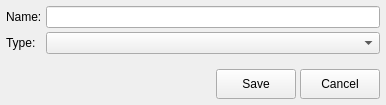
<?xml version="1.0" encoding="UTF-8"?>
<ui version="4.0">
 <class>ContractorEditWidget</class>
 <widget class="QWidget" name="ContractorEditWidget">
  <property name="geometry">
   <rect>
    <x>0</x>
    <y>0</y>
    <width>386</width>
    <height>105</height>
   </rect>
  </property>
  <property name="windowTitle">
   <string>Form</string>
  </property>
  <layout class="QVBoxLayout" name="verticalLayout" stretch="1,0">
   <property name="spacing">
    <number>4</number>
   </property>
   <property name="leftMargin">
    <number>6</number>
   </property>
   <property name="topMargin">
    <number>6</number>
   </property>
   <property name="rightMargin">
    <number>6</number>
   </property>
   <property name="bottomMargin">
    <number>6</number>
   </property>
   <item>
    <layout class="QFormLayout" name="formLayout">
     <property name="fieldGrowthPolicy">
      <enum>QFormLayout::AllNonFixedFieldsGrow</enum>
     </property>
     <item row="0" column="0">
      <widget class="QLabel" name="label">
       <property name="text">
        <string>Name:</string>
       </property>
      </widget>
     </item>
     <item row="0" column="1">
      <widget class="AdvLineEdit" name="edName"/>
     </item>
     <item row="1" column="0">
      <widget class="QLabel" name="label_2">
       <property name="text">
        <string>Type:</string>
       </property>
      </widget>
     </item>
     <item row="1" column="1">
      <widget class="AdvComboBox" name="cmbType"/>
     </item>
    </layout>
   </item>
   <item>
    <layout class="QHBoxLayout" name="horizontalLayout">
     <item>
      <spacer name="horizontalSpacer">
       <property name="orientation">
        <enum>Qt::Horizontal</enum>
       </property>
       <property name="sizeHint" stdset="0">
        <size>
         <width>40</width>
         <height>20</height>
        </size>
       </property>
      </spacer>
     </item>
     <item>
      <widget class="QPushButton" name="btnSave">
       <property name="minimumSize">
        <size>
         <width>0</width>
         <height>30</height>
        </size>
       </property>
       <property name="text">
        <string>Save</string>
       </property>
      </widget>
     </item>
     <item>
      <widget class="QPushButton" name="btnCancel">
       <property name="minimumSize">
        <size>
         <width>0</width>
         <height>30</height>
        </size>
       </property>
       <property name="text">
        <string>Cancel</string>
       </property>
      </widget>
     </item>
    </layout>
   </item>
  </layout>
 </widget>
 <customwidgets>
  <customwidget>
   <class>AdvLineEdit</class>
   <extends>QLineEdit</extends>
   <header>widgets/advlineedit.h</header>
  </customwidget>
  <customwidget>
   <class>AdvComboBox</class>
   <extends>QComboBox</extends>
   <header>widgets/advcombobox.h</header>
  </customwidget>
 </customwidgets>
 <resources/>
 <connections/>
</ui>
